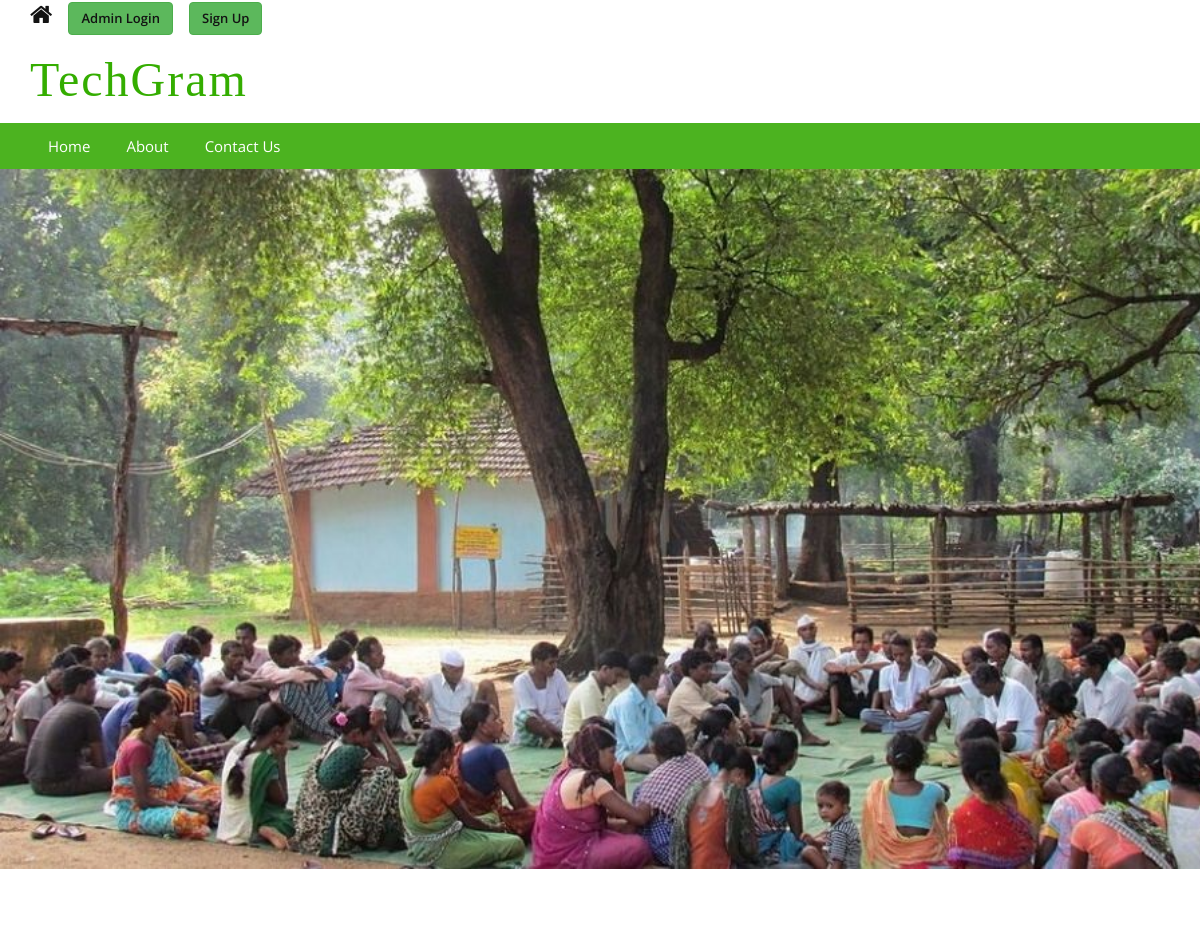
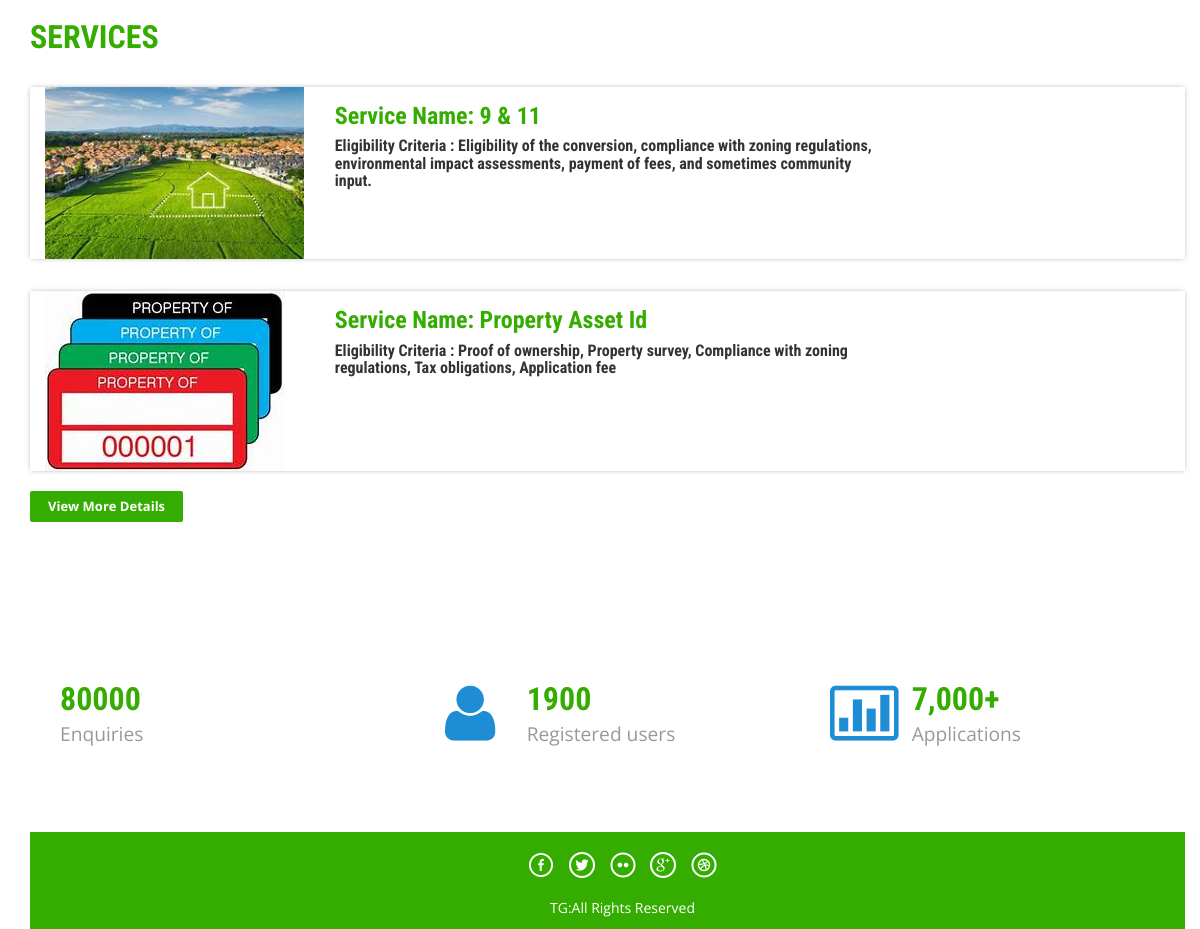
The page / on the database its author committed (2 pictures, top to bottom).
### tables this page shows
CREATE TABLE `tbltourpackages` (
  `PackageId` int(11) NOT NULL,
  `PackageName` varchar(200) DEFAULT NULL,
  `PackageType` varchar(200) DEFAULT NULL,
  `PackageLocation` varchar(100) DEFAULT NULL,
  `PackagePrice` int(11) DEFAULT NULL,
  `PackageFetures` varchar(255) DEFAULT NULL,
  `PackageDetails` mediumtext DEFAULT NULL,
  `PackageImage` varchar(100) DEFAULT NULL,
  `Creationdate` timestamp NULL DEFAULT current_timestamp(),
  `UpdationDate` timestamp NULL DEFAULT NULL ON UPDATE current_timestamp()
);

### index.php (the view, shortened to what this page needs)
<?php
include('includes/config.php');
?>
<!DOCTYPE HTML>
<html>
<head>
<link href="css/bootstrap.css" rel='stylesheet' type='text/css' />
<link href="css/style.css" rel='stylesheet' type='text/css' />
<link href="css/font-awesome.css" rel="stylesheet">
<link href="css/animate.css" rel="stylesheet" type="text/css" media="all">
</head>
<body>
<?php include('includes/header.php');?>
<div class="banner">
</div>
<div class="container">
	<div class="holiday">
	<h3>SERVICES</h3>
<?php $sql = "SELECT * from tbltourpackages limit 2";
$query = $dbh->prepare($sql);
$query->execute();
$results=$query->fetchAll(PDO::FETCH_OBJ);
if($query->rowCount() > 0)
{
foreach($results as $result)
{	?>
			<div class="rom-btm">
				<div class="col-md-3 room-left wow fadeInLeft animated" data-wow-delay=".5s">
					<img src="admin/pacakgeimages/<?php echo htmlentities($result->PackageImage);?>" class="img-responsive" alt="">
				</div>
				<div class="col-md-6 room-midle wow fadeInUp animated" data-wow-delay=".5s">
					<h4>Service Name: <?php echo htmlentities($result->PackageName);?></h4>
					<h6>Eligibility Criteria : <?php echo htmlentities($result->PackageType);?></h6>
				</div>
			<div class="col-md-3 room-right wow fadeInRight animated" data-wow-delay=".5s">
				</div>
				<div class="clearfix"></div>
			</div>
<?php }} ?>
<div>
					<a href="#" data-toggle="modal" data-target="#myModal4" class="view" >View More Details</a></li>
</div>
	</div>
<div class="routes">
	<div class="container">
		<div class="col-md-4 routes-left wow fadeInRight animated" data-wow-delay=".5s">
			<div class="rou-rgt wow fadeInDown animated" data-wow-delay=".5s">
				<h3>80000</h3>
				<p>Enquiries</p>
			</div>
				<div class="clearfix"></div>
		</div>
		<div class="col-md-4 routes-left">
			<div class="rou-left">
				<a href="#"><i class="fa fa-user"></i></a>
			</div>
			<div class="rou-rgt">
				<h3>1900</h3>
				<p>Registered users</p>
			</div>
				<div class="clearfix"></div>
		</div>
		<div class="col-md-4 routes-left wow fadeInRight animated" data-wow-delay=".5s">
			<div class="rou-left">
				<a href="#"><i class="fa fa-ticket"></i></a>
			</div>
			<div class="rou-rgt">
				<h3>7,000+</h3>
				<p>Applications</p>
			</div>
				<div class="clearfix"></div>
		</div>
		<div class="clearfix"></div>
	</div>
</div>
<?php include('includes/footer.php');?>
</body>
</html>

### css/style.css (style rules this page uses)
html, body { font-size: 100%; background: #fff; font-family: 'Open Sans', sans-serif; }
body a,.grid_1,plan_1,plan_1.one,plan_1.two,i.icon1, i.icon2, i.icon3, i.icon4, i.icon5, i.icon6 { transition:0.5s all; -webkit-transition:0.5s all; -moz-transition:0.5s all; -o-transition:0.5s all; -ms-transition:0.5s all; }
h1,h2,h3,h4,h5,h6 { margin:0; font-family: 'Roboto Condensed', sans-serif; }
p { margin:0; }
.banner { background: url(../images/3.jpg)no-repeat; background-size: cover; -webkit-background-size: cover; -o-background-size: cover; -ms-background-size: cover; -moz-background-size: cover; min-height: 700px; }
.routes { padding: 5em 0; }
.rou-left { float: left; width: 23%; }
.rou-rgt { float: left; width: 70%; }
i.fa.fa-truck,i.fa.fa-user,i.fa.fa-ticket { font-size: 4em; color:#1f8dd6; }
.routes h3 { font-size: 2em; font-weight: 700; color: #34ad00; }
.routes p { font-size: 1.2em; color: #999; line-height: 1.8em; }
.holiday { padding: 5em 0; }
.holiday h3 { font-size: 2em; font-weight: 700; color: #34ad00; }
a.view { padding: 6px 18px; font-weight: 700; color: #fff; background-color: #34ad00; border: 0; font-size: 13px; border-radius: 2px; -webkit-transition: all .2s; -moz-transition: all .2s; transition: all .2s; margin-top: 20px; display: inline-block; }
.rom-btm { margin-top: 2em; box-shadow: 0px 0px 5px -1px rgba(0, 0, 0, 0.37); }
.rom-btm h4 { font-size: 1.5em; font-weight: 700; color: #34ad00; }
.rom-btm h6 { font-size: 1em; font-weight: 700; margin: 0.5em 0; }
.room-right { text-align: right; padding: 3em 2em; }
.room-midle { padding: 1em; }

### rows shown on the page
tbltourpackages: PackageImage (picture), PackageName "9 & 11", PackageType "Eligibility of the conversion, compliance with zoning regulations, environmental impact assessments, payment of fees, and sometimes community input."
tbltourpackages: PackageImage (picture), PackageName "Property Asset Id", PackageType "Proof of ownership, Property survey, Compliance with zoning regulations, Tax obligations, Application fee"
